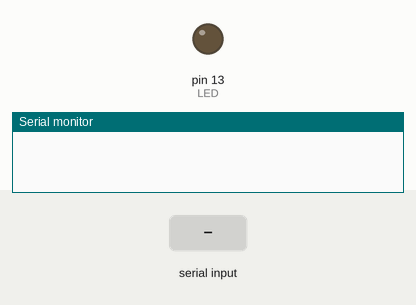
Simulated run of this sketch. Board: Arduino Uno, built with avr-gcc and run on an emulated ATmega328P. Parts: output pins drawn as LEDs (lit = HIGH), the last lines printed to the serial monitor. Inputs (shaded band) come from the test bench.

Above: at 1.2 s.
1.3 s: "H" received over Serial
At 1.8 s:
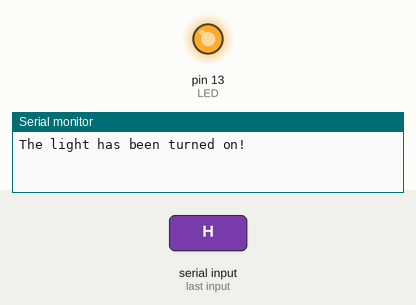
2.8 s: "L" received over Serial
At 4.2 s:
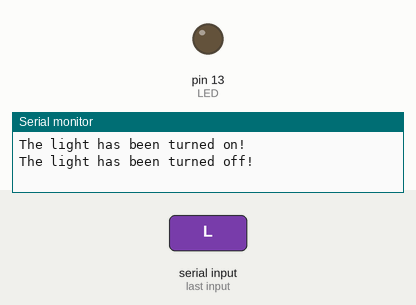
Timing chart, 0 to 5.8 s (numbered marks = the images above; inputs shaded):
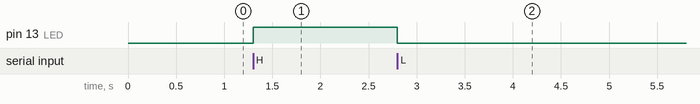

Measured:
- after the input at 1.3 s, pin 13 (LED): LOW → HIGH at once
- after the input at 2.8 s, pin 13 (LED): HIGH → LOW at once

The sketch:

Serial_LED.ino
```cpp
/*Í¨¹ý´®¿Ú¼àÊÓÆ÷·¢ËÍ¡°H¡±£¬LEDÁÁ£¬·¢ËÍ¡°L¡±£¬LEDÃð*/

#define LED 13

char ch;

void setup()
{
	Serial.begin(9600);
	pinMode(LED, OUTPUT);
}

void loop()
{
	if (Serial.available() > 0)
	{
		ch = Serial.read();
		if(ch=='H')
		{
			digitalWrite(LED, HIGH);	//ÊäÈëH£¬LEDÁÁ
			Serial.println("The light has been turned on!");
		}
		else if (ch == 'L')
		{
			digitalWrite(LED, LOW);		//ÊäÈëL£¬LEDÃð
			Serial.println("The light has been turned off!");
		}
		else
		{
			Serial.println("Please enter the correct instruction!!!");
		}
	}
}
```
